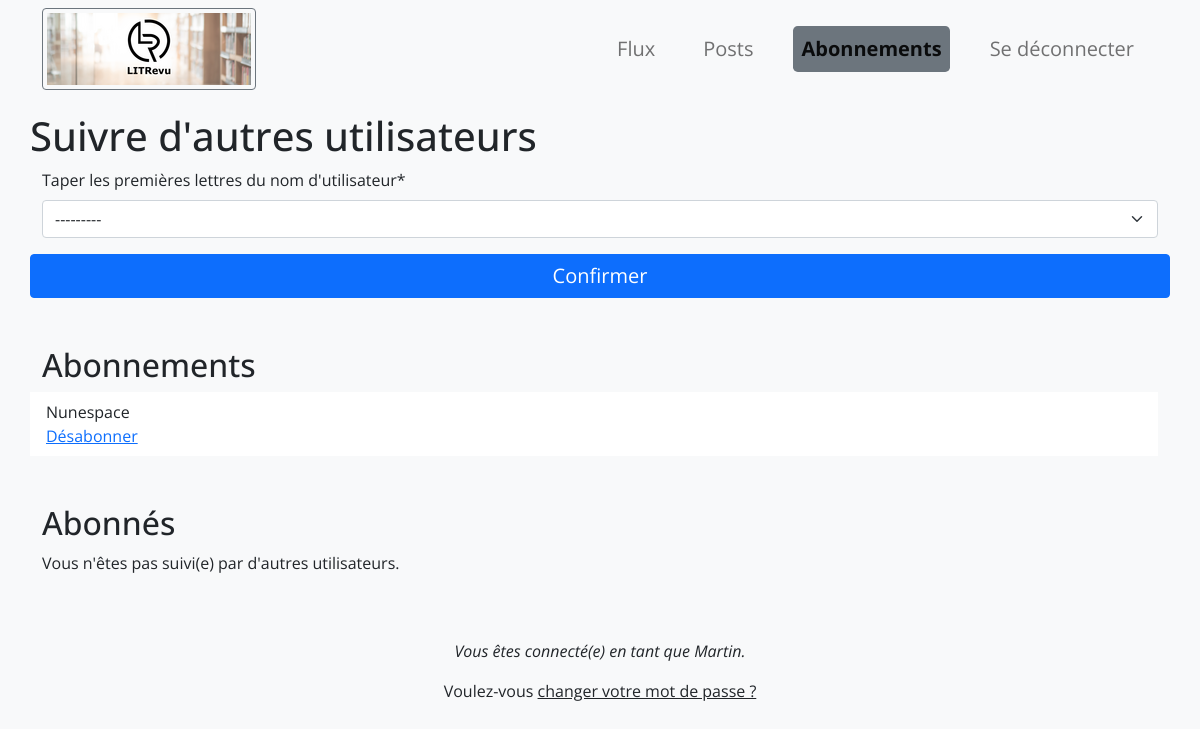
Before: /abonnements/ (signed in) with the older database file.
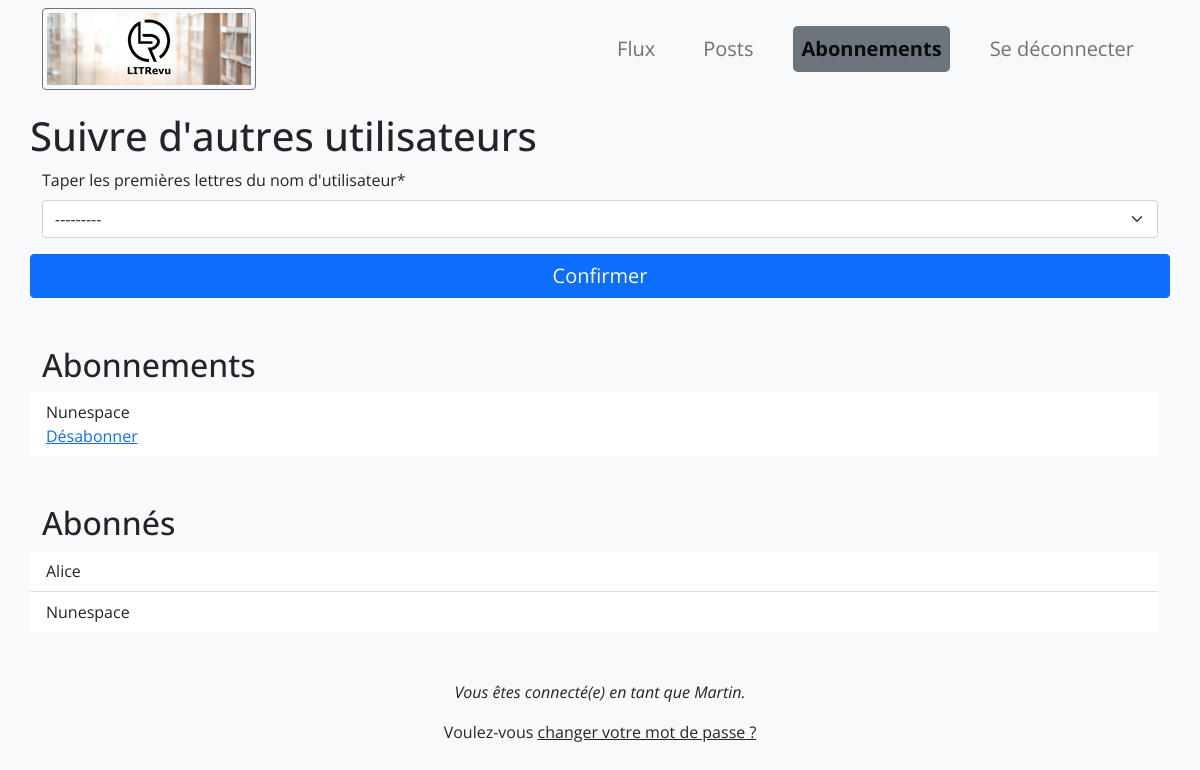
After: the same page with the newer database file.
### review/models.py (models this page shows, shortened)
class UserFollows(models.Model):
    user = models.ForeignKey(
        to=settings.AUTH_USER_MODEL,
        on_delete=models.CASCADE,
        related_name="following",
    )
    followed_user = models.ForeignKey(
        to=settings.AUTH_USER_MODEL,
        on_delete=models.CASCADE,
        related_name="followed_by", verbose_name="Taper les premières lettres du nom d'utilisateur"
    )
    class Meta:
        unique_together = ("user", "followed_user")

### authentication/models.py (models this page shows)
class User(AbstractUser):
    pass

### review/views.py (the view, shortened to what this page needs)
# urls.py: path("abonnements/", review.views.user_follows, name="user_follows"),
@login_required
def user_follows(request):
    form = UserFollowsForm(instance=request.user)
    followed_users = models.UserFollows.objects.filter(user__id=request.user.id)
    subscribed_users = models.UserFollows.objects.filter(
        followed_user__id=request.user.id
    )
    return render(
        request,
        "review/user_follows_form.html",
        {
            "followed_users": followed_users,
            "subscribed_users": subscribed_users,
            "form": form,
        },
    )

### review/forms.py
class UserFollowsForm(forms.ModelForm):
    class Meta:
        model = UserFollows
        fields = ["followed_user"]

### review/templates/review/user_follows_form.html (shortened to what this page needs)
{% extends 'base.html' %}
{% load crispy_forms_tags %}
{% block content %}
<div class="container">
        <h1 class="row">Suivre d'autres utilisateurs</h1>
        <form method="post" class="row">
            {{ form|crispy }}
            <button type="submit" class="btn btn-primary fs-5">Confirmer</button>
        </form>
</div>
<div class="container">
    <div class="row">
    <h2 class="mt-5"> Abonnements</h2>
        <ul class="list-group list-group-flush">
        {% for user in followed_users %}
        <li class="list-group-item">{{ user.followed_user }}
        <br>
        <a href="{% url 'user_follows_unsubscribe' user.id %}">Désabonner</a></li>
        {% endfor %}
       </ul>
    </div>
    <div class="row">
       <h2 class="mt-5">Abonnés </h2>
           <ul class="list-group list-group-flush">
           {% for user in subscribed_users %}
            <li class="list-group-item">{{ user.user }}</li>
           {% endfor %}
          </ul>
        {% for user in subscribed_users %}
       {% empty %}
       <p>Vous n'êtes pas suivi(e) par d'autres utilisateurs.</p>
       {% endfor %}
    </div>
</div>
{% endblock content %}

### templates/base.html (shortened to what this page needs)
{% load static %}
<!DOCTYPE html>
<html lang="fr">
    <head>
        <link href="https://cdn.jsdelivr.net/npm/bootstrap@5.0.2/dist/css/bootstrap.min.css" rel="stylesheet">
    </head>
    <header role="banner" class="py-4">
        <nav role="navigation" aria-label="Navigation Principale" class="navbar navbar-expand-sm navbar-light bg-light fixed-top">
            <div class="container">
                {% if user.is_authenticated %}
                <span class=" navbar-brand border border-secondary fw-bold p-1 rounded text-light">
                    <img src="{% static 'images/LITrevu_banner.png' %}" class="w-100" alt="Logo LITRevu" role="img">
                </span>
                <div class="collapse navbar-collapse justify-content-end" id="navbarNav">
                    <ul class="navbar-nav mt-3 my-sm-auto">
                        <li class="nav-item px-3">
                            <a id= "flux" class="nav-link btn-lg btn-outline-info"  href="{% url 'feed' %}">Flux</a>
                        </li>
                        <li class="nav-item px-3">
                            <a class="nav-link btn-lg btn-outline-info" href="{% url 'my_posts' %}">Posts</a>
                        </li>
                        <li class="nav-item px-3">
                            <a class="nav-link btn-lg btn-outline-info" href="{% url 'user_follows' %}">Abonnements</a>
                        </li>
                        <li class="nav-item px-3">
                            <a class="nav-link btn-lg btn-outline-info" href="{% url 'logout' %}">Se déconnecter</a>
                        </li>
                    </ul>
                </div>
            </div>
        {% endif %}
    </header>
    <body class="bg-light mt-5" style="font-family: 'Open Sans', sans-serif;">
        <main>
            {% block content %}{% endblock content %}
        </main>
    </body>
    <footer>
        {% if user.is_authenticated %}
        <div class="container">
            <div class="row text-center m-5">
                <p class=" fst-italic">Vous êtes connecté(e) en tant que {{ request.user }}. </p>
                <p>Voulez-vous <a href="{% url 'password_change' %}" class="text-dark">changer votre mot de passe ?</a></p>
            </div>
        {% endif %}
        </div>
    </footer>
</html>

Changed rows visible on the page:
added UserFollows: user "Alice", shown under "Abonnés"
added UserFollows: user "Nunespace", shown under "Abonnés"
Other visible differences:
text no longer shown: "Vous n'êtes pas suivi(e) par d'autres utilisateurs."
